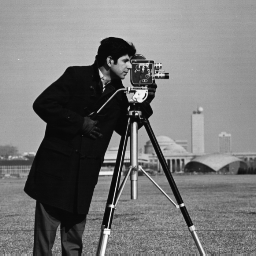
#> input picture imagens/cameraman.jpg, 256 x 256 px; the run also reads 1 picture not shown here
$ jupyter execute --allow-errors lab4-samara-cardoso.ipynb
#> lines starting #> are read from the running program, lines starting #| are printed output that depends on the picture; after the words box and inside, x2 and y2 are one past the last pixel; in counts of white or black regions, pixels touching at a corner belong together
## Universidade Federal de Campina Grande (UFCG)
## Centro de Engenharia Elétrica e Informática (CEEI)
## Disciplina: Int. ao Processamento de Imagem Digital e Visão Computacional
## Professora: Luciana Ribeiro Veloso
## Aluno(a): Samara Lima Cardoso

## Observações
***

1. Os arquivos de laboratório devem ser salvos seguindo o seguinte padrão: `lab-x-nome-sobrenome.ipynb`.
2. Não esqueça de colocar o seu nome no cabeçalho acima.
3. Não altere a ordem das células e realize as implementações somente nos campos específicados.
4. Ao longo do laboratório será solicitado perguntas teóricas relativas aos assuntos das aulas da disciplina e implementações de código utilizando a linguagem de programação Python.
5. As células de implementação com código serão indicadas pelos seguintes comentários: `# IMPLEMENTE O SEU CÓDIGO AQUI`.
6. Para editar uma célula de texto, basta clicar duas vezes com o cursos do mouse para editar, e `Ctrl + Enter` para finalizar a edição.
7. Para rodar as células com os códigos desenvolvidos, digite `Ctrl + Enter` ou clique em `Run` no menu do Jupyter.
8. Dúvidas, problemas de execução de código ou dificuldades com a linguagem de programação Python devem ser feitas durante as aulas de laboratório, encaminhadas para o grupo de WhatsApp da turma ou fórum do PVAE da disciplina.
9. Os laboratórios devem ser enviados nos campos especificados pelo PVAE. ATENTE-SE AOS PRAZOS DE ENTREGA!

# <span style='color:red'>Laboratório 4: Morfologia Matemática</span>
***

### Importação dos Pacotes

[cell 1]
import os                            # operational system para manipulação de arquivos
import cv2                           # opencv para manipulação de imagens
import numpy as np                   # numpy para manipulação de matrizes e arrays
import matplotlib.pyplot as plt      # pyplot para plotagem de gráficos e imagens
import skimage.morphology            # scikit-image para produzir elementos estruturantes
import urllib.request as url         # urllib para baixar arquivos via HTTPS
import zipfile                       # zipfile para lidar com pastas compactadas

[cell 2]
# baixando as imagens de referência
url.urlretrieve('https://github.com/Alyssonmach/pdi-labs/raw/main/imagens.zip', 'imagens.zip')
#> (this line was passed over: the network is not available in this run)
#> (the rest of this cell did not finish here and is left out)

### Operações Lógicas em Imagens Binárias

É possível submeter imagens a operações lógicas de modo a obter novas imagens. Nesse contexto, a biblioteca OpenCV disponibiliza um conjunto de funções para implementação dessas operações:

1. AND: **C = A $\cap$ B**
    * `C = cv2.bitwise_and( A, B )`
2. OR: $C = A \cup B$
    * `C = cv2.bitwise_or( A, B )`
3. XOR: $C = A \oplus B$
    * `C = cv2.bitwise_xor( A, B )`
4. Not: $C = \overline{A}$
    * `C = ~A`
5. Diferença: $C = A \cap \overline{B} $
    *  `C = A - B`


**Obs:** a função `cv2.threshold( src_img, limiar, vmax, cv2.THRESH_BINARY)` pode ser utilizada para binarizar imagens de tipo `uint`, sendo necessário informar o limiar de binarização e o valor do nível alto. A função retorna o limiar utilizado e a imagem binarizada, com pixels de nível alto setados para `vmax` e os demais para 0.

 ## <span style='color:blue'>Questão 1: [Valor da Questão: 1.0][Taxa de acerto: x.x]</span>

* Carregue as imagens “**A.tif**” e “**B.tif**”. Faça uma binarização e realize as operações abaixo. Plote os resultados e os comente.

    * 1. $A$
    * 2. $B$
    * 3. $C = A \cap B$
    * 4. $D = A - B$
    * 5. $E = \overline{A}$
    * 6. $F = \overline{B}$
    * 7. $G = A \cup B$
    * 8. $H = B - A$

[cell 3]
ima = cv2.imread('imagens/A.tif')
#> (the rest of this cell did not finish here and is left out)

#> (a cell that did not finish here is left out)

## <span style='color:green'>Respostas da Questão 1:</span>

* Plotando as imagens é possivel ver que as operações foram realizadas corretamente:
*     -> na primeira imagem ela recebe apenas oq aparece em a e b (em branco)
*     -> na segunda imagem ela recebe tudo oq tem em A retirando oq tem em B, ou seja, mostra somente o triângulo.
*     -> na terceira imagem, not A, ela recebe o inverso de A, ou seja, o que era branco fica preto e o que era preto fica             branco.
*     -> na quarta imagem, not B, ela recebe o inverso de B, ou seja, o que era branco fica preto e o que era preto fica    branco.
*     -> na quinta imagem, ela recebe a união das de A e A, logo tudo o que aparece tanto em A como em B aparece nela.
*     -> na sexta imagem ela recebe tudo oq tem em A retirando oq tem em B, ou seja, mostra somente o que não tem em A e tem            em B

## <span style='color:blue'>Questão 2: [Valor da Questão: 1.0][Taxa de acerto: x.x]</span>

* O código abaixo aplica uma das máscaras binárias da questão anterior sobre uma imagem. Com relação à imagem resultante, responda:
 * (a) Qual o efeito de aplicar uma máscara binária sobre uma imagem?
 * (b) Cite pelo menos duas possíveis aplicações dessa operação. Qual o papel das máscaras nessas aplicações?
 * (c) Tendo em vista a quantidade de tons de cinza na máscara, qual a importância do tipo de interpolação utilizado?

[cell 5]
# imagem mandala
mandala = cv2.imread( os.path.join(".", "imagens", "mandala.jpg"), 0 )
#> (the rest of this cell did not finish here and is left out)

## <span style='color:green'>Respostas da Questão 02:</span>
* (a) Adicione sua resposta aqui.
* (b) Adicione sua resposta aqui.
* (c) Adicione sua resposta aqui.

### Transformações Lineares

Também é possível realizar transformações lineares como rotação e translação com o OpenCV. Para isso, faz-se uso da função **warpAffine**.

`dst_img = cv2.warpAffine(src_img, M, (cols, rows))`

Descrição:
* **dst_img** representa a imagem de saída;
* **src_img** representa a imagem de entrada;
* **M** corresponde à matriz de transformação utilizada;
* **rows** corresponde ao número de linhas da imagem;
* **cols** corresponde ao número de colunas da imagem;

Alguns exemplos de transformações que podem ser produzidas a partir desta função são:

1. Translações:
    * Para transladar a imagem Tx pixels para a direita e Ty pixels para baixo, faz-se uso de uma matriz com forma:
    * **M = [ [1, 0, Tx], [0, 1, Ty] ]**
2. Rotações:
    * A matriz de transformação para uma rotacão de $\theta$ graus com relação ao ponto (Px, Py) pode ser obtida utilizando a função **getRotationMatrix2D**:
    * `M = cv2.getRotationMatrix2D( (Px, Py), $\theta$, scale)`
3. Reflexão:
    * A imagem pode ser refletida utilizando as seguintes matrizes:
    * **M = [ [-1, 0, cols-1], [0, 1, 0] ]**
    * **M = [ [1, 0, 0], [0, -1, rows-1] ]**

## <span style='color:blue'>Questão 3: [Valor da Questão: 1.0][Taxa de acerto: x.x]</span>

* (a) O código abaixo implementa algumas das transformações descritas. Comente todas as linhas desse código e explique o que o programa faz.
* (b) Que transformações são implementadas pelas matrizes Ma, Mb, Mc e Md?
* (c) As imagens 2 e 4 são diferentes apesar de terem sofrido as mesmas transformações. Por que isso aconteceu?

[cell 6]
# COMENTE AS LINHAS DE CÓDIGO ABAIXO --> QUESTÃO 3 - LETRA (a)
Tx    = 100
Ty    =  50
theta =  45

src_img = cv2.imread(os.path.join(".", "imagens", "cameraman.jpg"), 0) #imagem de entrada
#> src_img is the input picture: shape (256, 256); min 7, max 253, mean 118.7
rows, cols = src_img.shape

# definição das matrizes de transformação utilizadas
Ma = np.array( [ [1, 0, Tx], [0, 1, Ty] ], dtype=np.float32 ) # Translação
Mb = cv2.getRotationMatrix2D( (cols/2, rows/2),  theta , 1) # Rotação
Mc = np.array( [[-1, 0, cols-1], [0, 1, 0]], dtype = np.float32 ) # Reflexão
Md = np.array( [[1, 0, 0], [0, -1, rows-1]], dtype = np.float32 ) # Reflexão

fig, axs = plt.subplots(nrows = 3, ncols = 3, figsize=(16, 12))

axs[0][0].imshow(src_img, cmap="gray")
axs[0][0].set_title("Original", fontsize = 16)

dst_img = cv2.warpAffine(src_img, Ma, (cols, rows))
axs[0][1].imshow(dst_img, cmap="gray")
axs[0][1].set_title("Imagem 1", fontsize = 16)

dst_img = cv2.warpAffine(dst_img, Mb, (cols, rows)) # aplicação da transformação linear
axs[0][2].imshow(dst_img, cmap="gray")
axs[0][2].set_title("Imagem 2", fontsize = 16)

axs[1][0].imshow(src_img, cmap="gray")
axs[1][0].set_title("Original", fontsize = 16)

dst_img = cv2.warpAffine(src_img, Mb, (cols, rows))# aplicação da transformação linear
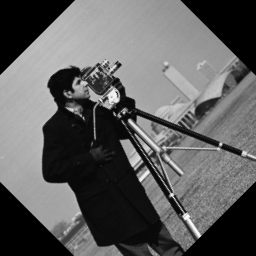
#> dst_img: shape (256, 256); min 0, max 251, mean 95.5
axs[1][1].imshow(dst_img, cmap="gray")
axs[1][1].set_title("Imagem 3", fontsize = 16)

dst_img = cv2.warpAffine(dst_img, Ma, (cols, rows)) # aplicação da transformação linear
axs[1][2].imshow(dst_img, cmap="gray")
axs[1][2].set_title("Imagem 4", fontsize = 16)

axs[2][0].imshow(src_img, cmap="gray")
axs[2][0].set_title("Original", fontsize = 16)

dst_img = cv2.warpAffine(src_img, Mc, (cols, rows)) # aplicação da transformação linear
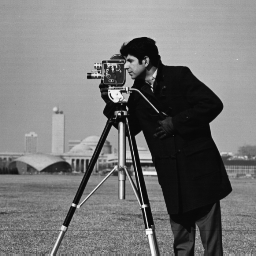
#> dst_img: shape (256, 256); min 7, max 253, mean 118.7
axs[2][1].imshow(dst_img, cmap="gray")
axs[2][1].set_title("Imagem 5", fontsize = 16)

dst_img = cv2.warpAffine(dst_img, Md, (cols, rows)) # aplicação da transformação linear
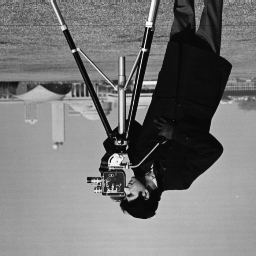
#> dst_img: shape (256, 256); min 7, max 253, mean 118.7
axs[2][2].imshow(dst_img, cmap="gray")
axs[2][2].set_title("Imagem 6", fontsize = 16)

## <span style='color:green'>Respostas da Questão 03:</span>

* (b) na matriz Ma a transformação é de Translação, já na matriz Mb a transformação é de Rotação e na matriz Mc e Md a transformação é de Reflexão
* (c) isso ocorre pois suas matrizes de transformações são diferentes

## <span style='color:blue'>Questão 4: [Valor da Questão: 1.5][Taxa de acerto: x.x]</span>

* Abra a imagem "**Seta.tif**", realize operações abaixo e comente os resultados obtidos.
 * Translação de -50 pixels na horizontal e   0 pixels na vertical.
 * Translação de 125 pixels na horizontal e -75 pixels na vertical.
 * Reflexão horizontal.
 * Reflexão vertical.
 * Rotação de -25° com relação ao ponto (x =  59, y =  78) e escala   1.
 * Rotação de  25° com relação ao ponto (x = 118, y = 118) e escala   3.
 * Rotação de  25° com relação ao ponto (x = 118, y = 118) e escala 1/3.
 * Rotação de   0° com relação ao ponto (x =  59, y =  59) e escala 1/4.

[cell 7]
def make_translation(input_image, tx, ty):
    '''função auxiliar para realizar transformação linear de translação'''

    mat_trans = np.array([ [1, 0, tx], [0, 1, ty] ], dtype=np.float32)

    return cv2.warpAffine(input_image, mat_trans, input_image.shape)

def make_rotation(input_image, x, y, theta, scale):
    '''função auxiliar para realizar transformação linear de rotação'''

    mat_trans = cv2.getRotationMatrix2D((x, y),  theta , scale)

    return cv2.warpAffine(input_image, mat_trans, input_image.shape)

def make_reflection(input_image, label = 'x'):
    '''função auxiliar para realizar transformação linear de reflexão '''

    rows, cols = input_image.shape[0], input_image.shape[1]

    if label == 'y': mat_trans = np.array([[1, 0, 0], [0, -1, rows-1]], dtype = np.float32)
    else: mat_trans = np.array([[-1, 0, cols-1], [0, 1, 0]], dtype = np.float32)

    return cv2.warpAffine(input_image, mat_trans, input_image.shape)

[cell 8]
# --> QUESTÃO 4

fig, axs = plt.subplots(nrows = 3, ncols = 3, figsize=(16, 12))

input_image= cv2.imread(os.path.join(".", "imagens", "Seta.tif"), 0) #imagem de entrada
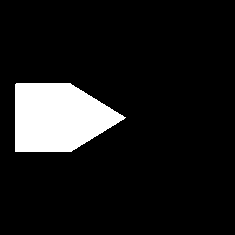
#> input picture imagens/Seta.tif, 235 x 235 px
#> input_image: shape (235, 235); 10.4% white; 1 white region, box (x1, y1, x2, y2) and area: (15, 83, 126, 152) 5750
axs[0][0].imshow(input_image, cmap="gray")
axs[0][0].set_title("Original", fontsize = 16)

#Translação de -50 pixels na horizontal e 0 pixels na vertical.
imgS1= make_translation(input_image, -50, 0)
axs[0][1].imshow(imgS1, cmap="gray")
axs[0][1].set_title("Imagem T(-50,0)", fontsize = 16)

#Translação de 125 pixels na horizontal e -75 pixels na vertical.
imgS2= make_translation(input_image, 125, -75)
axs[0][2].imshow(imgS2, cmap="gray")
axs[0][2].set_title("Imagem T(125,-75)", fontsize = 16)

#Reflexão horizontal.
imgS3 = make_reflection(input_image, label = 'x')
axs[1][0].imshow(imgS3, cmap="gray")
axs[1][0].set_title("Reflexão horizontal", fontsize = 16)

#Reflexão vertical.
imgS4 = make_reflection(input_image, label = 'y')
axs[1][1].imshow(imgS4, cmap="gray")
axs[1][1].set_title("Reflexão vertical", fontsize = 16)

#Rotação de -25° com relação ao ponto (x = 59, y = 78) e escala 1.
imgS5 = make_rotation(input_image, 59, 78, -25, 1)
axs[1][2].imshow(imgS5, cmap="gray")
axs[1][2].set_title("Imagem R(59,78,-25,1).", fontsize = 16)

#Rotação de 25° com relação ao ponto (x = 118, y = 118) e escala 3.
imgS6 = make_rotation(input_image, 118, 118, 25, 3);
#> call 2 of make_rotation, with x = 118, y = 118, theta = 25, scale = 3
#> in make_rotation (call 2), `return cv2.warpAffine(input_image, mat_trans, input_image.shape)`:
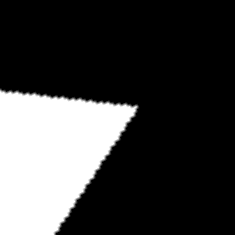
#> returned value: shape (235, 235); min 0, max 255, mean 62.5
axs[2][0].imshow(imgS6, cmap="gray")
axs[2][0].set_title("Imagem R(118, 118, 25, 3)", fontsize = 16)

#Rotação de 25° com relação ao ponto (x = 118, y = 118) e escala 1/3.
imgS7 = make_rotation(input_image, 118, 118, 25, 1/3);
axs[2][1].imshow(imgS7, cmap="gray")
axs[2][1].set_title("Imagem R(118, 118, 25, 1/3)", fontsize = 16)

#Rotação de 0° com relação ao ponto (x = 59, y = 59) e escala 1/4
imgS8 = make_rotation(input_image, 59, 59, 0, 1/4);
#> call 4 of make_rotation, with x = 59, y = 59, theta = 0, scale = 0.25
#> in make_rotation (call 4), `return cv2.warpAffine(input_image, mat_trans, input_image.shape)`:
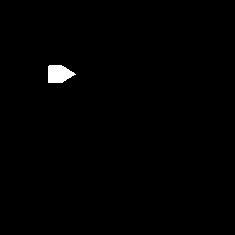
#> returned value: shape (235, 235); 0.68% white; 1 white region, box (x1, y1, x2, y2) and area: (48, 65, 76, 83) 376
axs[2][2].imshow(imgS8, cmap="gray")
axs[2][2].set_title("Imagem R(59, 59, 0, 1/4)", fontsize = 16)

## <span style='color:green'>Respostas da Questão 4:</span>

* Aplicando as matrizes de transformações as imagens sofreram rotação, reflexão e translação de acordo com as funções utilizadas e os dados inseridos nelas.

### Dilatação e Erosão

A partir de um elemento estruturante é possível utilizar funções do OpenCV para realizar as transformações morfológicas de erosão (1) e dilatação (2). A sintaxe das funções é:

 1. `dst_img = cv2.erode( src_img, kernel, iterations = 1 )`
 2. `dst_img = cv2.dilate( src_img, kernel, iterations = 1 )`

* **Descrição:**
    * **dst_img** representa a imagem de saída;
    * **src_img** representa a imagem de entrada;
    * **kernel** representa o elemento estruturante;
    * **iterations** corresponde ao número de vezes que a operação deve ser repetida.

Elementos estruturantes podem ser produzidos a partir de arrays do numpy.

## <span style='color:blue'>Questão 5: [Valor da Questão: 1.0][Taxa de acerto: x.x]</span>

* Carregue a imagem "**text.tif**" e utilize o elemento estruturante abaixo para produzir uma versão dilatada da imagem e outra versão erodida. Comente os resultados encontrados.
    * `kernel = np.array([[1, 0, 1], [0, 1, 0], [1, 0, 1]], dtype = np.uint8)`

[cell 9]
## --> QUESTÃO 5
input_image= cv2.imread(os.path.join(".", "imagens", "text.tif"), 0) #imagem de entrada
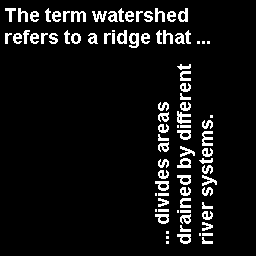
#> input picture imagens/text.tif, 256 x 256 px
#> input_image: shape (256, 256); 7.3% white in thin lines or dots, all inside (x1, y1, x2, y2) = (5, 8, 217, 244)
kernel = np.array([[1, 0, 1], [0, 1, 0], [1, 0, 1]], dtype = np.uint8) # definição kernel
dst_img = cv2.dilate( input_image, kernel, iterations = 1 ) # Imagem dilatada
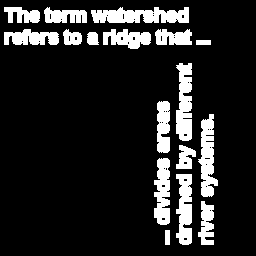
#> dst_img: shape (256, 256); 14.3% white; 17 white regions, largest, box (x1, y1, x2, y2) and area: (91, 7, 189, 23) 1168, (176, 63, 192, 141) 983, (198, 114, 218, 197) 971

fig, axs = plt.subplots(nrows = 1, ncols = 2, figsize=(16, 12))

axs[0].imshow(input_image, cmap="gray")
axs[0].set_title("Original", fontsize = 16)

# Imagem dilatada
axs[1].imshow(dst_img, cmap="gray")
axs[1].set_title("Imagem dilatada", fontsize = 16)

## <span style='color:green'>Respostas da Questão 5:</span>

* Quando  foia aplicada a dilatação na imagem, ela se tornou mais embaçada.

Elementos estruturantes também podem ser produzidos pela função **getStructuringElement** do OpenCV:

 * `kernel = cv2.getStructuringElement( FLAG, (W,H) )`

* **Descrição:**
    * **kernel** representa o elemento estruturante;
    * **(W, H)** é uma tupla com as dimensões do elemento estruturante;
    * **FLAG** é um parâmetro que indica o tipo de elemento estruturante produzido, pode ser:
        * **cv2.MORPH_RECT** produz um elemento retangular;
        * **cv2.MORPH_ELLIPSE** produz um elemento elíptico;
        * **cv2.MORPH_CROSS** produz um elemento em forma de cruz;

[cell 10]
H, W = 5, 5

# plots
fig, axs = plt.subplots(nrows = 1, ncols = 3, figsize = (16, 12))

# primeira Subfigura da primeira linha
kernel = cv2.getStructuringElement(cv2.MORPH_RECT, (W, H))
axs[0].imshow(kernel, cmap = "gray")
axs[0].set_title("cv2.MORPH_RECT", fontsize = 16)

# segunda Subfigura da primeira linha
kernel = cv2.getStructuringElement(cv2.MORPH_ELLIPSE, (W, H))
axs[1].imshow(kernel, cmap = "gray")
axs[1].set_title("cv2.MORPH_ELLIPSE", fontsize = 16)

# terceira Subfigura da primeira linha
kernel = cv2.getStructuringElement(cv2.MORPH_CROSS, (W, H))
axs[2].imshow(kernel, cmap = "gray")
axs[2].set_title("cv2.MORPH_CROSS", fontsize = 16)

Ou ainda utilizando as funções do Scikit-Image:

 * `kernel = skimage.morphology.square( H )`
 * `kernel = skimage.morphology.rectangle( H, W )`
 * `kernel = skimage.morphology.diamond( H )`
 * `kernel = skimage.morphology.disk( R )`
 * `kernel = skimage.morphology.octagon( M, N )`
 * `kernel = skimage.morphology.star( A)`

[cell 11]
H =  5 # altura do quadrado/retângulo e lado do diamante
W = 15 # largura do retângulo
R = 25 # raio do disco
M =  7 # comprimento dos lados retos do octágono
N =  3 # comprimento dos lados inclinados do octágono
A =  7 # variável que controla o tamanho da estrela, o quadrado que a contém tem lado H = 2 * a + 1 + 2 * floor(a / 2)

# plots
fig, axs = plt.subplots(nrows = 2, ncols = 3, figsize=(16, 12))

# primeira Subfigura da primeira linha
kernel = skimage.morphology.square(H)
axs[0][0].imshow(kernel, vmin = 0, vmax = 1, cmap = "gray")
axs[0][0].set_title("Square", fontsize = 16)

# segunda Subfigura da primeira linha
kernel = skimage.morphology.rectangle(H, W)
axs[0][1].imshow(kernel, vmin = 0, vmax = 1, cmap = "gray")
axs[0][1].set_title("Rectangle", fontsize = 16)

# terceira Subfigura da primeira linha
kernel = skimage.morphology.diamond(H)
axs[0][2].imshow(kernel, vmin = 0, vmax = 1, cmap = "gray")
axs[0][2].set_title("Diamond", fontsize = 16)

# primeira Subfigura da segunda linha
kernel = skimage.morphology.disk(R)
axs[1][0].imshow(kernel, vmin = 0, vmax = 1, cmap = "gray")
axs[1][0].set_title("Disk", fontsize = 16)

# segunda Subfigura da segunda linha
kernel = skimage.morphology.octagon(M, N)
axs[1][1].imshow(kernel, vmin = 0, vmax = 1, cmap = "gray")
axs[1][1].set_title("Octagon", fontsize = 16)

# terceira Subfigura da segunda linha
kernel = skimage.morphology.star(A)
axs[1][2].imshow(kernel, vmin = 0, vmax = 1, cmap = "gray")
axs[1][2].set_title("Star", fontsize = 16)
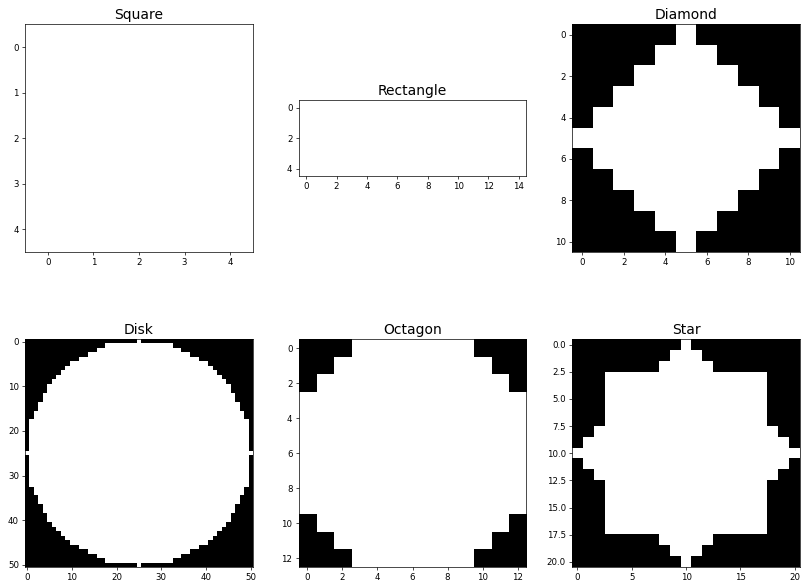
#> figure drawn by matplotlib, 6 panels

[cell 12]
# elemento estruturante correspondente a uma linha horizontal
orig_kernel  = np.zeros((7, 7), dtype = np.uint8)
orig_kernel[3, :] = 1

# matriz de rotação para 45°
M = cv2.getRotationMatrix2D((3, 3), 45, 1)

# plots
fig, axs = plt.subplots(nrows = 1, ncols = 3, figsize=(16, 12))

# primeira subfigura da primeira linha
axs[0].imshow(orig_kernel, cmap = "gray")
axs[0].set_title("Linha Horizontal de 5 pontos", fontsize = 16)

# segunda subfigura da primeira linha
kernel = cv2.warpAffine(orig_kernel, M, (7, 7))
axs[1].imshow(kernel, cmap = "gray")
axs[1].set_title("Linha de 5 pontos Inclinada 45°", fontsize = 16)

# terceira subfigura da primeira linha
kernel = cv2.warpAffine(kernel, M, (7, 7))
axs[2].imshow(kernel, cmap = "gray")
axs[2].set_title("Linha Vertical de 5 pontos", fontsize = 16)
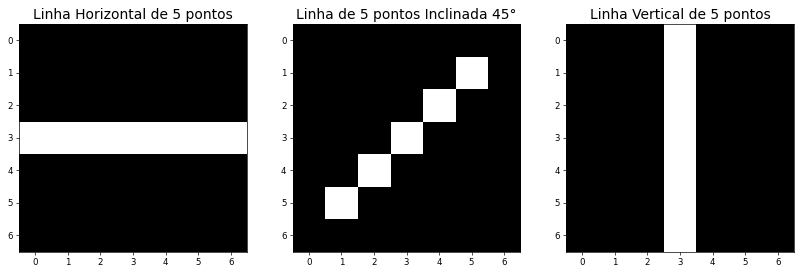
#> figure drawn by matplotlib, 3 panels

## <span style='color:blue'>Questão 6: [Valor da Questão: 1.0][Taxa de acerto: x.x]</span>

* Usando as funções mostradas, gere os seguintes elementos estruturantes para dilatar a imagem 'text.tif'. Mostre as imagens resultantes e comente os resultados encontrados.
 * Disco de raio 9;
 * Estrela com A = 13;
 * Linha vertical de 11 pontos de tamanho;
 * Linha vertical de 9 pontos de tamanho;

[cell 13]
# IMPLEMENTE SEU CÓDIGO AQUI --> QUESTÃO 6

input_image= cv2.imread(os.path.join(".", "imagens", "text.tif"), 0) #imagem de entrada

# plots
fig, axs = plt.subplots(nrows = 2, ncols = 2, figsize=(16, 12))

#----------------PRIMEIRA LINHA --------------------------

# primeira Subfigura da primeira linha
# Disco de raio 9
kernel = skimage.morphology.disk(9) # definição kernel
dst_img = cv2.dilate( input_image, kernel, iterations = 1 ) # Imagem dilatada
#> dst_img: shape (256, 256); 34.3% white; 2 white regions, box (x1, y1, x2, y2) and area: (146, 55, 226, 253) 12041, (0, 0, 219, 57) 10458
#> (the rest of the program and of its run is left out)
